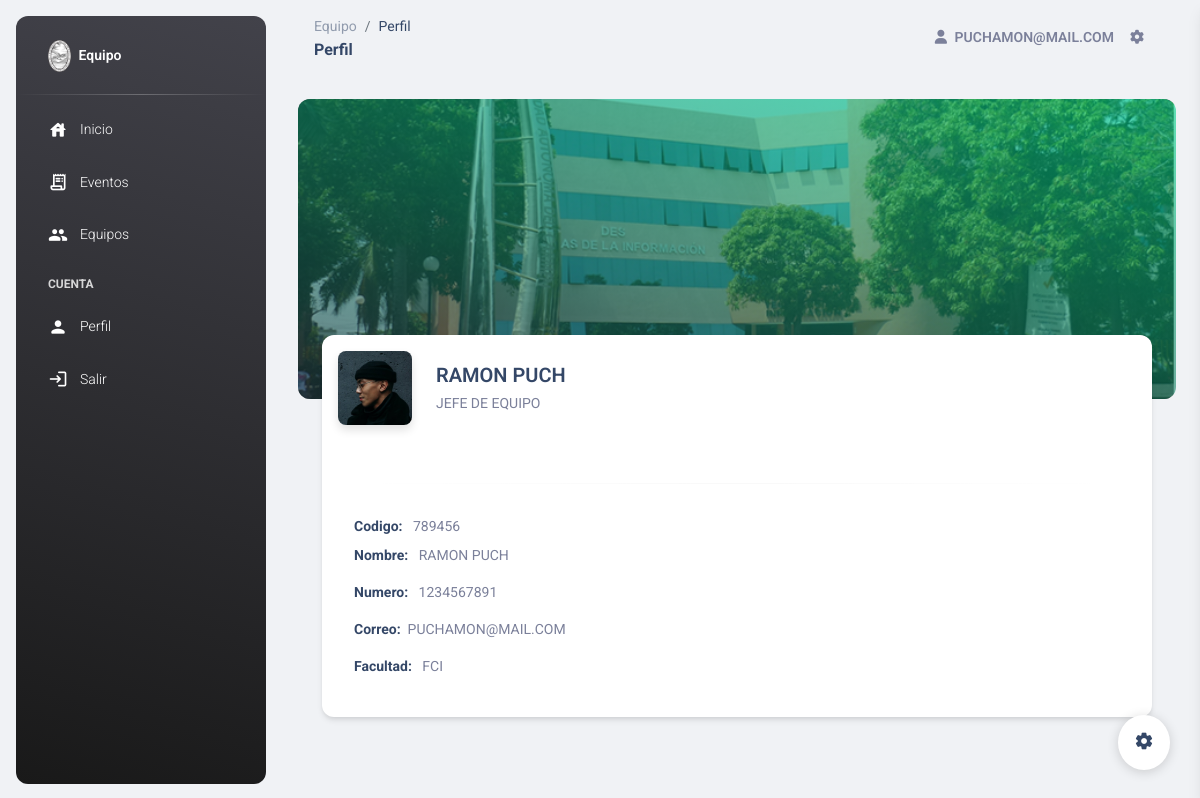
Screenshot of /Equipo/profile.php (signed in) with the database file from the repository.
### tables this page shows
CREATE TABLE `usuario` (
  `matriculaUsuario` char(6) NOT NULL,
  `idRol` char(3) NOT NULL,
  `nombreUsuario` varchar(45) DEFAULT NULL,
  `apellidoUsuario` varchar(45) DEFAULT NULL,
  `facultadUsuario` varchar(45) DEFAULT NULL,
  `emailUsuario` varchar(45) DEFAULT NULL,
  `Pass` varchar(60) NOT NULL,
  `telefonoUsuario` char(10) DEFAULT NULL
);

CREATE TABLE `rol` (
  `idRol` char(3) NOT NULL,
  `nombreRol` varchar(20) DEFAULT NULL
);

### Equipo/profile.php (the view, shortened to what this page needs)
<?php
$user_check=$_SESSION['login_user_sys'];
$link = Conecta_DB_project();
$consulta = "select emailUsuario from usuario where emailUsuario='$user_check'";
$sql=mysqli_query($link,$consulta);
$row = mysqli_fetch_assoc($sql);
$login_session =$row['emailUsuario'];
$queryGeneral = "SELECT * from usuario inner join rol on usuario.idRol = rol.idRol  where emailUsuario  like '$login_session'";
$resultGeneral = mysqli_query($link, $queryGeneral);
if(mysqli_num_rows($resultGeneral) == 1){
  $row = mysqli_fetch_array($resultGeneral);
  $Clave =  $row['matriculaUsuario'];
  $Nombre =  $row['nombreUsuario'];
  $Apellido =  $row['apellidoUsuario'];
  $Facultad =  $row['facultadUsuario'];
  $Email =  $row['emailUsuario'];
  $Telefono =  $row['telefonoUsuario'];
  $Rol = $row['nombreRol'];
}
?>
<!DOCTYPE html>
<html lang="en">
<head>
  <link href="../assets/css/nucleo-icons.css" rel="stylesheet" />
  <link href="../assets/css/nucleo-svg.css" rel="stylesheet" />
  <link id="pagestyle" href="../assets/css/material-dashboard.css?v=3.0.4" rel="stylesheet" />
</head>
<body class="g-sidenav-show bg-gray-200">
  <?php
    require "Complements/Menu.php";
  ?>
  <div class="main-content position-relative max-height-vh-100 h-100">
    <nav class="navbar navbar-main navbar-expand-lg px-0 mx-4 shadow-none border-radius-xl" id="navbarBlur" data-scroll="true">
      <div class="container-fluid py-1 px-3">
        <nav aria-label="breadcrumb">
          <ol class="breadcrumb bg-transparent mb-0 pb-0 pt-1 px-0 me-sm-6 me-5">
            <li class="breadcrumb-item text-sm"><a class="opacity-5 text-dark" href="javascript:;">Equipo</a></li>
            <li class="breadcrumb-item text-sm text-dark active" aria-current="page">Perfil</li>
          </ol>
          <h6 class="font-weight-bolder mb-0">Perfil</h6>
        </nav>
        <div class="collapse navbar-collapse mt-sm-0 mt-2 me-md-0 me-sm-4" id="navbar">
          <ul class="navbar-nav  justify-content-end">
            <li class="nav-item d-flex align-items-center">
              <a href="#Equipo" class="nav-link text-body font-weight-bold px-0">
                <i class="fa fa-user me-sm-1"></i>
                <span class="d-sm-inline d-none"><?php echo $login_session; ?></span>
              </a>
            </li>
            <li class="nav-item px-3 d-flex align-items-center">
              <a href="javascript:;" class="nav-link text-body p-0">
                <i class="fa fa-cog fixed-plugin-button-nav cursor-pointer"></i>
              </a>
            </li>
          </ul>
        </div>
      </div>
    </nav>
    <div class="container-fluid px-2 px-md-4">
      <div class="page-header min-height-300 border-radius-xl mt-4" style="background-image: url('../assets/img/CTI.png');">
        <span class="mask  bg-gradient-primary  opacity-6"></span>
      </div>
      <div class="card card-body mx-3 mx-md-4 mt-n6">
        <div class="row gx-4 mb-2">
          <div class="col-auto">
            <div class="avatar avatar-xl position-relative">
              <img src="../assets/img/bruce-mars.jpg" alt="profile_image" class="w-100 border-radius-lg shadow-sm">
            </div>
          </div>
          <div class="col-auto my-auto">
            <div class="h-100">
              <h5 class="mb-1">
              <?php echo $Nombre . " " . $Apellido?>
              </h5>
              <p class="mb-0 font-weight-normal text-sm">
              <?php echo $Rol ?>
              </p>
            </div>
          </div>
        </div>
        <div class="row">
            <div class="col-12 col-xl-12">
              <div class="card card-plain h-100">
                <div class="card-body p-3">
                  <hr class="horizontal gray-light my-4">
                  <ul class="list-group">
                  <li class="list-group-item border-0 ps-0 text-sm"><strong class="text-dark">Codigo:</strong> &nbsp; <?php echo $Clave ?></li>
                    <li class="list-group-item border-0 ps-0 pt-0 text-sm"><strong class="text-dark">Nombre:</strong> &nbsp; <?php echo $Nombre ." " . $Apellido ?></li>
                    <li class="list-group-item border-0 ps-0 text-sm"><strong class="text-dark">Numero:</strong> &nbsp; <?php echo $Telefono ?></li>
                    <li class="list-group-item border-0 ps-0 text-sm"><strong class="text-dark">Correo:</strong> &nbsp;<?php echo $Email ?> </li>
                    <li class="list-group-item border-0 ps-0 text-sm"><strong class="text-dark">Facultad:</strong> &nbsp; <?php echo $Facultad ?> </li>
                  </ul>
                </div>
              </div>
            </div>
          </div>
        </div>
      </div>
    </div>
  <?php
    require "Complements/Config.php";
  ?>
</body>
</html>

### rows the page displays
usuario: emailUsuario "PUCHAMON@MAIL.COM", nombreUsuario "RAMON", apellidoUsuario "PUCH", idRol.nombreRol "JEFE DE EQUIPO", matriculaUsuario "789456", telefonoUsuario "1234567891", facultadUsuario "FCI"
